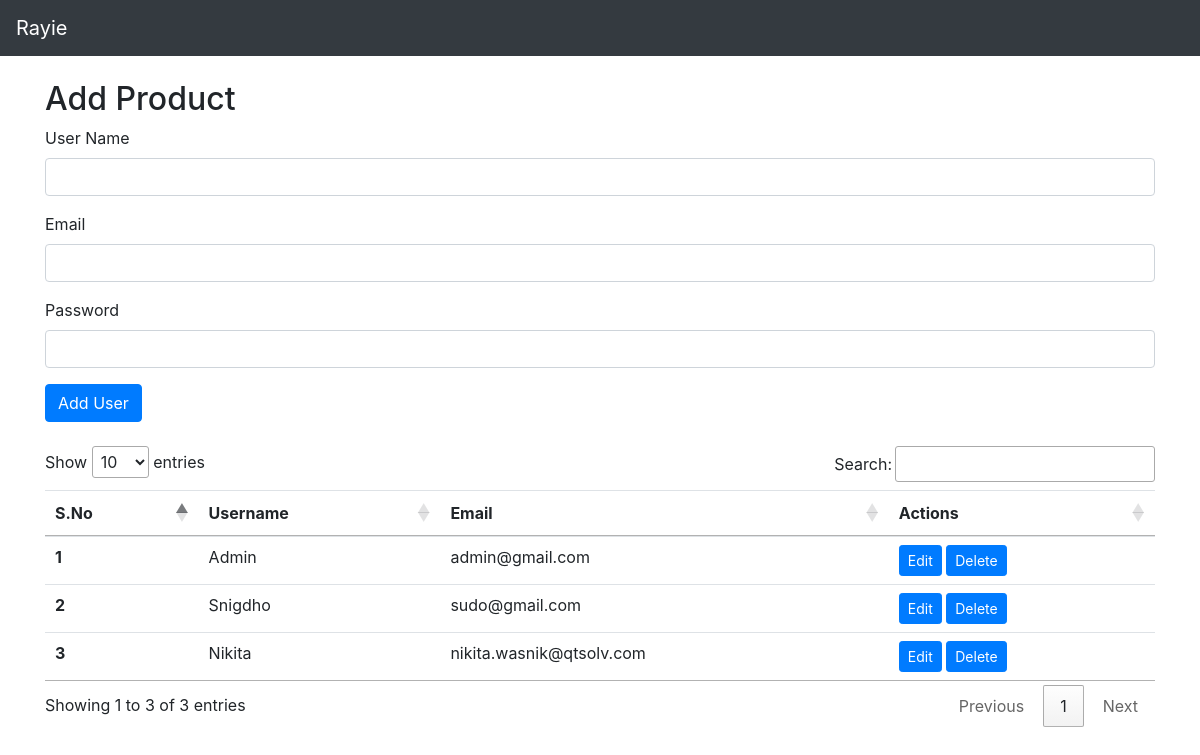
Screenshot of /user.php with the database file from the repository.
### tables this page shows
CREATE TABLE `tbl_user` (
  `id` int NOT NULL,
  `username` varchar(255) NOT NULL,
  `email` varchar(255) NOT NULL,
  `password` varchar(255) NOT NULL,
  `active` enum('0','1') NOT NULL DEFAULT '1'
);

### user.php (the view, shortened to what this page needs)
<?php
include('header.php');
?>
  <div class="container my-4">
    <h2>Add Product</h2>
    <form action="<?php echo $_SERVER['PHP_SELF'];?>" method="POST">
      <div class="form-group">
            <label for="username">User Name</label>
            <input type="text" class="form-control" id="username" name="username" autocomplete="off" required aria-describedby="emailHelp">
        </div>
        <div class="form-group">
            <label for="email">Email</label>
            <input type="email" class="form-control" id="email" name="email" required autocomplete="off" aria-describedby="emailHelp">
        </div>
        <div class="form-group">
            <label for="password">Password</label>
            <input type="password" class="form-control" id="password" name="password" required autocomplete="off" aria-describedby="emailHelp">
        </div>
      <button type="submit" class="btn btn-primary">Add User</button>
    </form>
  </div>
  <div class="container my-4">
    <table class="table" id="myTable">
      <thead>
        <tr>
          <th scope="col">S.No</th>
          <th scope="col">Username</th>
          <th scope="col">Email</th>
          <th scope="col">Actions</th>
        </tr>
      </thead>
      <tbody>
        <?php
          $sql_select = 'SELECT * FROM tbl_user ORDER BY id DESC';
          $result = mysqli_query($conn, $sql_select);
          $sno = 0;
          while($row = mysqli_fetch_assoc($result)) {
            $sno = $sno + 1; ?>
          <tr>
            <th scope='row'><?php echo $sno ?></th>
            <td><?php echo $row['username']; ?></td>
            <td><?php echo $row['email']; ?></td>
            <td> <button class='edit btn btn-sm btn-primary' id="<?php echo $row['id'] ?>">Edit</button> <button class='delete btn btn-sm btn-primary' id="<?php echo $row['id'] ?>">Delete</button>  </td>
          </tr>
        <?php } ?>
      </tbody>
    </table>
  </div>
<?php
require_once('footer.php');
?>

### rows the page displays
tbl_user: username "Admin", email "admin@gmail.com"
tbl_user: username "Snigdho", email "sudo@gmail.com"
tbl_user: username "Nikita", email "nikita.wasnik@qtsolv.com"
